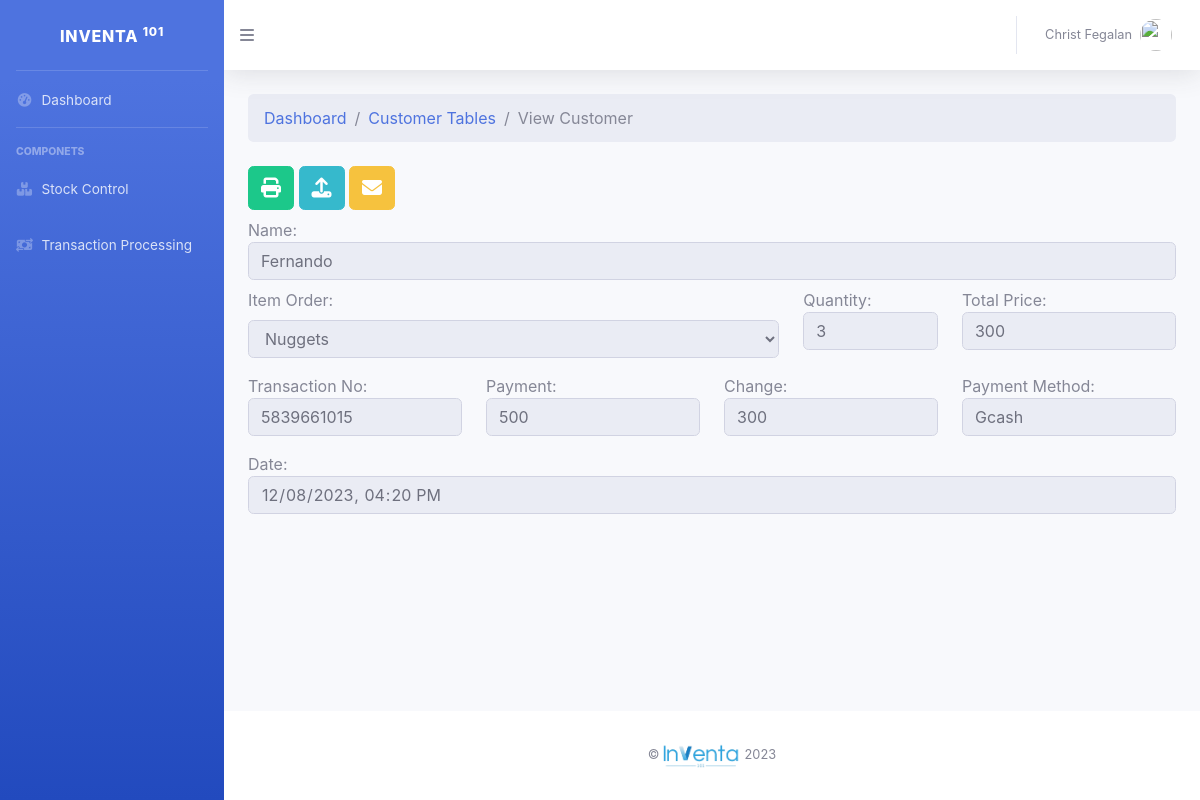
The app's page /viewCustomer.php?id=1 (signed in) with its own data.
### tables this page shows
CREATE TABLE `customer` (
  `id` int(100) NOT NULL,
  `customerName` varchar(100) NOT NULL,
  `customerSold` varchar(100) NOT NULL,
  `quantityperUnit` int(100) NOT NULL,
  `totalPrice` int(100) NOT NULL,
  `customerPayment` int(100) NOT NULL,
  `customerChange` int(100) NOT NULL,
  `paymentMethod` varchar(100) NOT NULL,
  `transactionNo` bigint(10) NOT NULL,
  `customerDate` varchar(100) NOT NULL
);

### viewCustomer.php (the view, shortened to what this page needs)
<?php
include "./dbconnsub.php";
?>
<!DOCTYPE html>
    <html lang="en">
    <head>
        <link href="./css/dashboard.css" rel="stylesheet">
    </head>
    <body id="page-top">
        <div id="wrapper">
            <?php
                include "./include/sidebarEmployees.php";
            ?>
            <div id="content-wrapper" class="d-flex flex-column">
                <div id="content">
                    <?php
                        include "./include/topbar.php";
                    ?>
                    <div class="container-fluid">
                        <ol class="breadcrumb mb-4">
                            <li class="breadcrumb-item"><a href="./dashboardEmployees.php">Dashboard</a></li>
                            <li class="breadcrumb-item"><a href="./tps.php"> Customer Tables</a></li>
                            <li class="breadcrumb-item active">View Customer</li>
                        </ol>
                        <?php
                            $id = $_GET['id'];
                            $sql = "SELECT * FROM `customer` WHERE id = $id LIMIT 1";
                            $result = mysqli_query($connect, $sql);
                            $row = mysqli_fetch_assoc($result);
                        ?>
                        <div>
                            <form action="" method="post">
                                    <div>
                                        <button type="button" onclick="generateReceipt()" class="btn btn-success mb-2" style="font-size: 20px;">
                                            <i class="fa-solid fa-print" style="color: #fff;"></i>
                                        </button>
                                        <button type="button" onclick="uploads()" class="btn btn-info mb-2" style="font-size: 20px;">
                                            <i class="fa-solid fa-upload" style="color: #fff;"></i>
                                        </button>
                                        <button type="button" onclick="openModal()" class="btn btn-warning mb-2" style="font-size: 20px;">
                                            <i class="fa-solid fa-envelope" style="color: #fff;"></i>
                                        </button>
                                    </div>
                                        <div class="mb-2">
                                            <div class="form-label">Name:</div>
                                            <input id="customerName" type="text" class="form-control" name="customerName" value="<?php echo $row['customerName'] ?>" readonly>
                                        </div>
                                        <div class="row">
                                            <div class="mb-3 col-7">
                                                <label for="spinnerType" class="form-label">Item Order:</label>
                                                <select class="form-control" name="customerSold" id="productName" required readonly disabled>
                                                    <?php
                                                    $productName = getproductNameFromDB();
                                                    foreach ($productName as $type) {
                                                        $selected = ($type == $row['customerSold']) ? "selected" : "";
                                                        echo "<option value='" . $type . "' $selected>" . $type . "</option>";
                                                    }
                                                    function getproductNameFromDB()
                                                    {
                                                        include "./dbconnsub.php";
                                                        $sql = "SELECT productName FROM `product`";
                                                        $result = mysqli_query($connect, $sql);
                                                        $productName = array();
                                                        if ($result->num_rows > 0) {
                                                            while ($row = mysqli_fetch_assoc($result)) {
                                                                $productName[] = $row['productName'];
                                                            }
                                                        }
                                                        return $productName;
                                                    }
                                                    ?>
                                                </select>
                                            </div>
                                            <div class="mb-3 col-2">
                                                <div class="form-label">Quantity:</div>
                                                <input id="quantity" type="number" class="form-control" value="<?php echo $row['quantityperUnit'] ?>" name="quantityperUnit" readonly>
                                            </div>
                                            <div class="mb-3 col-3">
                                                <div class="form-label">Total Price:</div>
                                                <input id="totalprice" type="number" class="form-control" value="<?php echo $row['totalPrice'] ?>" name="totalPrice" readonly>
                                            </div>
                                            <div class="mb-3 col">
                                                <div class="form-label">Transaction No:</div>
                                                <input type="text" class="form-control" name="transactionNo" id="transactionNo" value="<?php echo $row['transactionNo'] ?>" readonly>
                                            </div>
                                            <div class="mb-3 col">
                                                <div class="form-label">Payment:</div>
                                                <input id="payment" type="number" class="form-control" name="customerPayment" value="<?php echo $row['customerPayment'] ?>" readonly>
                                            </div>
                                            <div class="mb-3 col">
                                                <div class="form-label">Change:</div>
                                                <input id="change" type="number" class="form-control" name="change" value="<?php echo $row['customerChange'] ?>" readonly>
                                            </div>
                                            <div class="mb-3 col">
                                                <div class="form-label">Payment Method:</div>
                                                <input type="text" class="form-control" name="paymentMethod" value="<?php echo $row['paymentMethod'] ?>" readonly>
                                            </div>
                                        </div>
                                        <div class="mb-3">
                                            <div class="form-label">Date:</div>
                                            <?php $formattedDate = date('Y-m-d\TH:i', strtotime($row['customerDate'])); ?>
                                            <input type="datetime-local" class="form-control" name="customerDate" id="customerDate" value="<?php echo $formattedDate; ?>" readonly>
                                        </div>
                            </form>
                        </div>
                    </div>
                </div>
                <?php
                    include "./include/footer.php";
                ?>
            </div>
        </div>
    </body>
</html>

### records on screen
customer: customerName "Fernando", quantityperUnit "3", totalPrice "300", transactionNo "5839661015", customerPayment "500", change "300", paymentMethod "Gcash", customerDate "12/08/2023 16:20"

### other values on screen
$adminName "Christ Fegalan"
form field customerSold "Nuggets"
